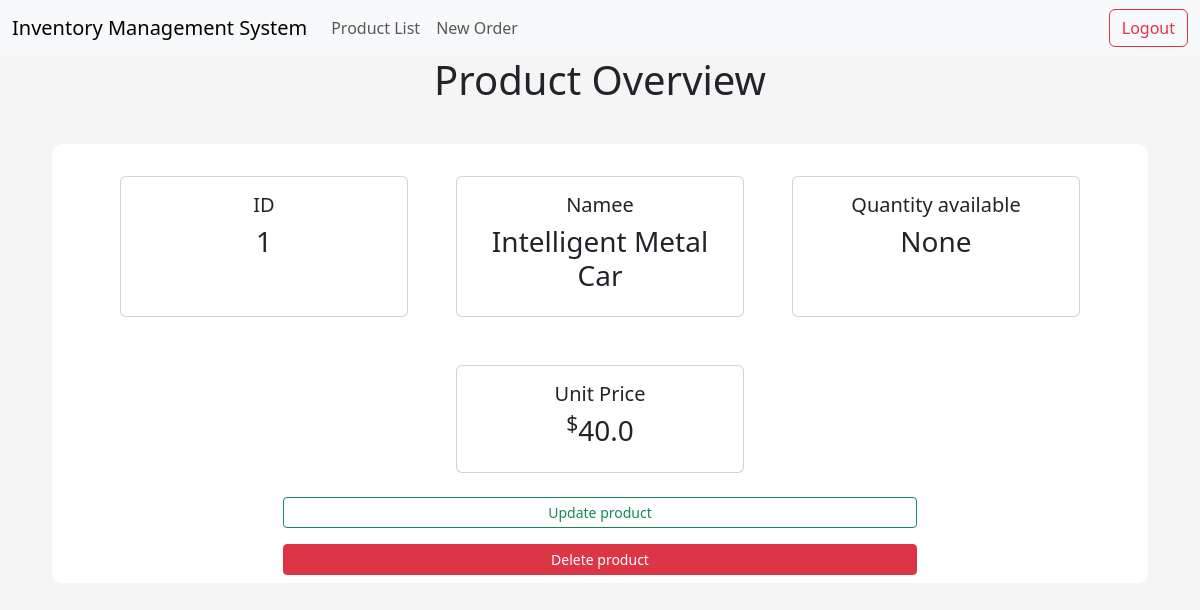
Before: /product/1 with the older database file.
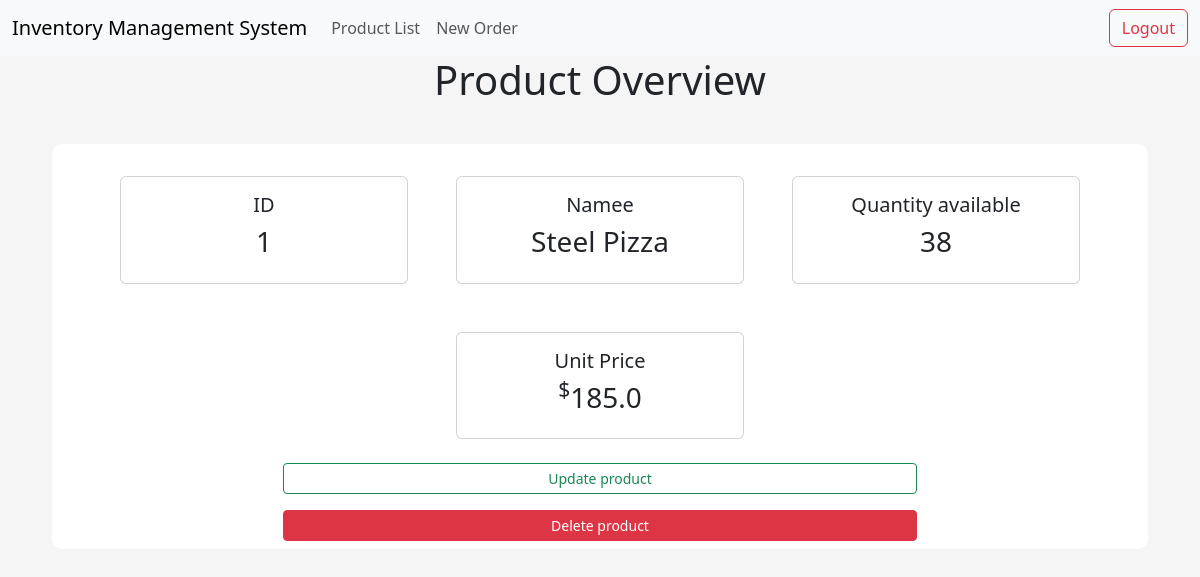
After: the same page with the newer database file.
### app/models/tables.py (models this page shows, shortened)
class Product(db.Model):
    __tablename__ = "product"
    id = db.Column(db.Integer, primary_key=True)
    name = db.Column(db.String(50), nullable=False, unique=True)
    price = db.Column(db.Float, nullable=False)
    quantity_available = db.Column(db.Integer)

### app/controllers/default.py (the view)
@app.route("/product/<id>", methods=["GET", "POST"])
def product(id):
    product = Product.query.get(id)
    return render_template("product.html", product=product)

### app/templates/product.html (shortened to what this page needs)
{% extends "index.html" %}
{% block body %}
<div class="title">
    <h1 class="title"> Product Overview</h1>
</div>
<div class="content-section">
    <div class="row mx-auto justify-content-center">
        <div class="card m-4" style="width: 18rem">
            <div class="card-body">
                <h5 class="cart-title text-center">ID</h5>
                <h3 class="text-center">{{ product.id }}</h3>
            </div>
        </div>
        <div class="card m-4" style="width: 18rem">
            <div class="card-body">
                <h5 class="cart-title text-center">Namee</h5>
                <h3 class="text-center">{{ product.name }}</h3>
            </div>
        </div>
        <div class="card m-4" style="width: 18rem">
            <div class="card-body">
                <h5 class="cart-title text-center">Quantity available</h5>
                <h3 class="text-center">{{ product.quantity_available }}</h3>
            </div>
        </div>
        <div class="card m-4" style="width: 18rem">
            <div class="card-body">
                <h5 class="cart-title text-center">Unit Price</h5>
                <h3 class="text-center"><sup>$</sup>{{ product.price }}</h3>
            </div>
        </div>
        <div class="row mx-auto justify-content-center">
            <a style="max-width:60%;" class="btn btn-outline-success btn-sm mb-3" href="{{ url_for('update_product', id=product.id) }}">Update product</a>
            <a style="max-width:60%;" class="btn btn-danger btn-sm" href="#">Delete product</a>
        </div>
    </div>
</div>
{% endblock body %}

Changed rows visible on the page:
changed Product id 1: name "Intelligent Metal Car" → "Steel Pizza"; quantity_available "None" → "38"; price "40.0" → "185.0"
